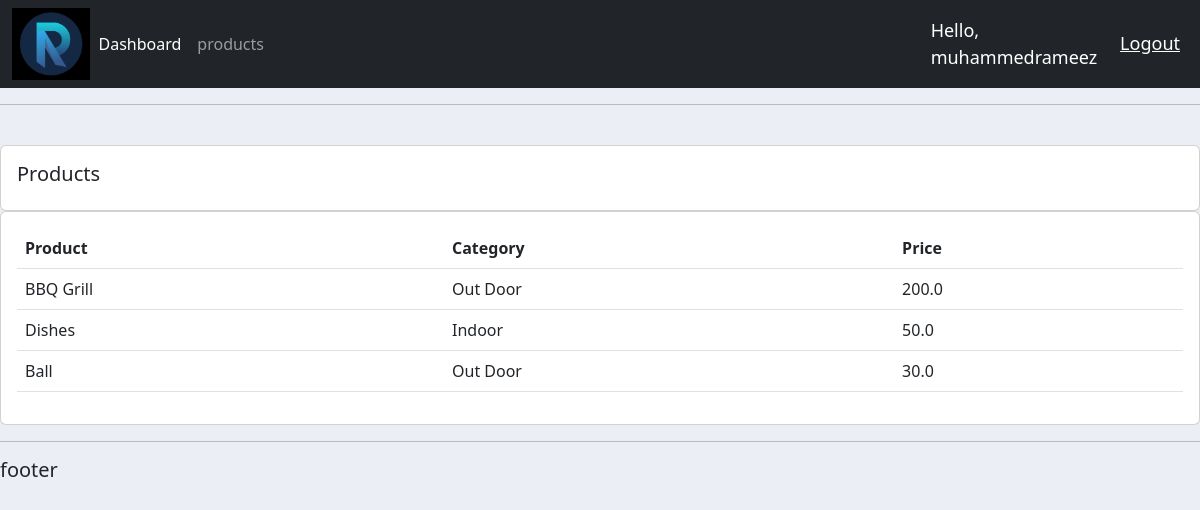
Screenshot of /products/ (signed in) with the database file from the repository.
### accounts/models.py (models this page shows, shortened)
class product(models.Model):
    CATEGORY = (('Indoor','Indoor'),('Out Door','Out Door'),)
    name = models.CharField(max_length=200,null=True)
    price = models.FloatField(null=True)
    category = models.CharField(max_length=200,null=True,choices=CATEGORY)
    description = models.CharField(max_length=200,null=True,blank=True)
    date_created = models.DateTimeField(auto_now_add=True)
    tags = models.ManyToManyField(tags)

### accounts/decorators.py (the view)
		def wrapper_func(request, *args, **kwargs):
			group = None
			if request.user.groups.exists():
				group = request.user.groups.all()[0].name
			if group in allowed_roles:
				return view_func(request, *args, **kwargs)
			else:
				return HttpResponse('You are not authorized to view this page')

### accounts/views.py (called while the page is built)
@login_required(login_url='login')
@allowed_users(allowed_roles=['admin'])
def products(request):
    products = product.objects.all()
    return render(request,'accounts/products.html',{'products':products})

### accounts/templates/accounts/products.html
{% extends 'accounts/main.html' %}
{% block content %}
<br>
<div class="row">
    <div class="col-md">
        <div class="card card-body">
            <h5>Products</h5>
        </div>
        <div class="card card-body">
            <table class="table">
                <tr>
                    <th>Product</th>
                    <th>Category</th>
                    <th>Price</th>
                </tr>
                {% for i in products %}
                    <tr>
                    <td>{{i.name}}</td>
                    <td>{{i.category}}</td>
                    <td>{{i.price}}</td>
                    </tr>
                {% endfor %}
            </table>
        </div>
    </div>
</div>
{% endblock %}

### accounts/templates/accounts/navbar.html (shortened to what this page needs)
{% load static %}
<nav class="navbar navbar-expand-lg bg-dark navbar-dark">
    <div class="container-fluid">
        <img src="{% static 'images/logo.png' %}" id="logo">
      <div class="collapse navbar-collapse" id="navbarNav">
        <ul class="navbar-nav">
          {% if request.user.is_staff %}
          <li class="nav-item">
            <a class="nav-link active" aria-current="page" href="{% url 'home' %}">Dashboard</a>
          </li>
          <li class="nav-item">
            <a class="nav-link" href="{% url 'products' %}">products</a>
          </li>
          {% else %}
          <li class="nav-item">
            <a class="nav-link" href="{% url 'account' %}">Settings</a>
          </li>
          {% endif %}
        </ul>
      </div>
    </div>
    <span class="hello-msg">Hello, {{request.user}}</span>
    <span><a class="hello-msg" href="{% url 'logout' %}">Logout</a></span>
  </nav>

### static/css/main.css (style rules this page uses)
#logo { height: auto; width: auto; max-height: 72px; max-width: 250px; }
body { background-color: #ebeff5; }

### accounts/templates/accounts/navbar.html (style rules this page uses)
.hello-msg { font-size: 18px; color: #fff; margin-right: 20px; }

### rows the page displays
product: name "BBQ Grill", category "Out Door", price "200.0"
product: name "Dishes", category "Indoor", price "50.0"
product: name "Ball", category "Out Door", price "30.0"

### other values shown
{{ request.user }} "muhammedrameez"
